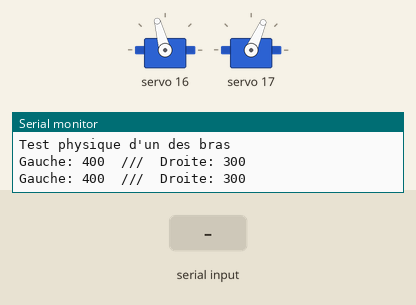
This sketch was run on a simulated Arduino Uno, built with avr-gcc and run on an emulated ATmega328P. On the bench: 2 × servo, the last lines printed to the serial monitor. The test bench sets the inputs (shaded band).

Above: at 1.2 s.
1.3 s: "g," received over Serial
At 3.4 s:
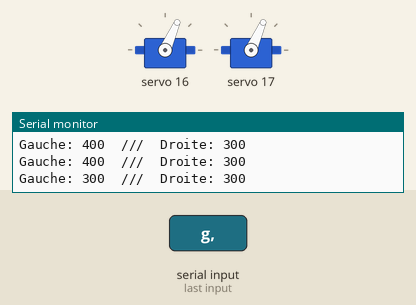
Timing chart, 0 to 4.9 s (numbered marks = the images above; inputs shaded):
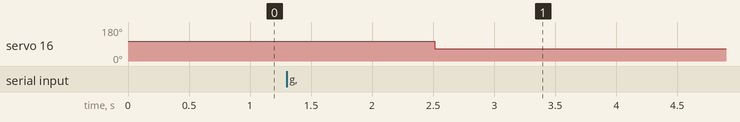

Measured:
- after the input at 1.3 s, servo 16: 105° → 66° after 1.2 s

The sketch:

testUnitaireBras.ino
```cpp
/***************************************************
  Simple code de test pour valider les mouvements d'un des bras.
 ****************************************************/

#include <Wire.h>
#include <Adafruit_PWMServoDriver.h>

// L'adresse de la carte PCA9685 est 0x41.
Adafruit_PWMServoDriver pwm = Adafruit_PWMServoDriver(0x41);

//À valider:
#define SERVOMINg  300 // this is the 'minimum' pulse length count (out of 4096)
#define SERVOMAXg  450 // this is the 'maximum' pulse length count (out of 4096)
#define SERVOMINd  300
#define SERVOMAXd  450

// Compteur de servo
uint8_t servonum = 3;
String commande = String(NULL);
int valeurAngle = 0;
int valeurAngleG = 400;
int valeurAngleD = 300;

void setup() {
  Serial.begin(9600);
  Serial.println("Test physique d'un des bras");

  pwm.begin();

  pwm.setPWMFreq(60);  // Frequence de raffraichissement des servo est ~60 Hz

  delay(10);
  pwm.setPWM(0, 0, valeurAngleG);
  pwm.setPWM(1, 0, valeurAngleD);
}

// you can use this function if you'd like to set the pulse length in seconds
// e.g. setServoPulse(0, 0.001) is a ~1 millisecond pulse width. its not precise!
void setServoPulse(uint8_t n, double pulse) {
  double pulselength;

  pulselength = 1000000;   // 1,000,000 us per second
  pulselength /= 60;   // 60 Hz
  Serial.print(pulselength); Serial.println(" us per period");
  pulselength /= 4096;  // 12 bits of resolution
  Serial.print(pulselength); Serial.println(" us per bit");
  pulse *= 1000000;  // convert to us
  pulse /= pulselength;
  Serial.println(pulse);
  pwm.setPWM(n, 0, pulse);
}

void loop() {

  while(Serial.available() > 0){
    commande = Serial.readStringUntil(',');
    valeurAngle = Serial.parseInt();
    Serial.read();
  }

  if(commande == "g"){
    servonum = 0;
    if(valeurAngle < SERVOMINg){
      valeurAngle = SERVOMINg;
    } else if(valeurAngle > SERVOMAXg){
      valeurAngle = SERVOMAXg;
    }

    valeurAngleG = valeurAngle;
    pwm.setPWM(servonum, 0, valeurAngleG);

  } else if(commande == "d"){
    servonum = 1;
    if(valeurAngle < SERVOMINd){
      valeurAngle = SERVOMINd;
    } else if(valeurAngle > SERVOMAXd){
      valeurAngle = SERVOMAXd;
    }

    valeurAngleD = valeurAngle;
    pwm.setPWM(servonum, 0, valeurAngleD);
  }

  delay(500);
  //Serial.println(commande);
  //Serial.println(valeurAngle);
  Serial.print("Gauche: ");
  Serial.print(valeurAngleG);
  Serial.print("  ///  Droite: ");
  Serial.println(valeurAngleD);


}
```
